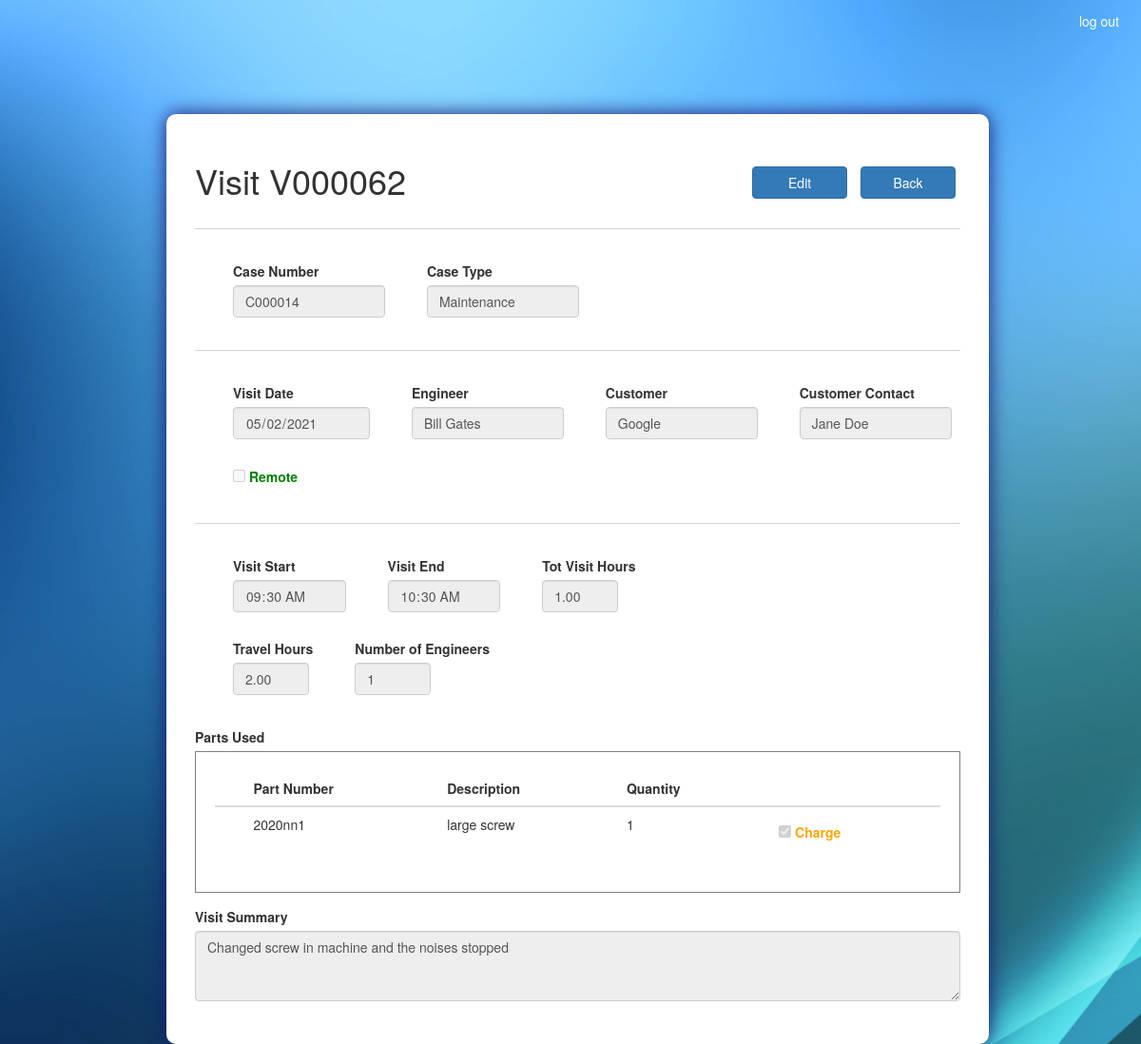
Page /visit/V000062/ (signed in) on the committed database.
### ASISupport_app/models.py (models this page shows, shortened)
class Visit(models.Model):
	visit_num 				= models.CharField(max_length=100, primary_key=True)
	case_num 				= models.ForeignKey(Case, on_delete=models.CASCADE)
	create_date 			= models.DateTimeField(default=timezone.now)
	visit_date 				= models.DateTimeField(default = timezone.now)
	engineer 				= models.ForeignKey(Employee, on_delete=models.CASCADE)
	customer 				= models.ForeignKey(Customer, on_delete=models.CASCADE)
	customer_contact 		= models.CharField(max_length=100)
	remote 					=  models.BooleanField(default=False)
	visit_start 			= models.TimeField()
	visit_end 				= models.TimeField()
	travel_hours 			= models.DecimalField(max_digits=20, decimal_places=2, default=0.00)
	num_of_engineers 		= models.IntegerField(blank=True, null=True, default=1)
	visit_summary 			= models.TextField()
	def sum_visit_hours(self):
		self.tot_visit_hours = (datetime.strptime(str(self.visit_end), '%H:%M:%S') - datetime.strptime(str(self.visit_start), '%H:%M:%S')).seconds / 3600

class Case(models.Model):
	TYPES = (
		('Support', 'Support'),
		('Training', 'Training'),
		('Maintenance', 'Maintenance'),
		('installation','Installation')
	)
	STATUSES = (
		('Open', 'Open'),
		('Resolved', 'Resolved'),
		('Closed', 'Closed'),
		('On Hold','On Hold'),
		('Cancelled','Cancelled')
	)
	case_num 				= models.CharField(max_length=100, primary_key=True)
	case_type 				= models.CharField(max_length=100, choices=TYPES)
	status 					= models.CharField(max_length=100, choices=STATUSES)
	create_date 			= models.DateTimeField(default=timezone.now)
	target_date 			= models.DateField()
	actual_date 			= models.DateField(blank=True, null=True)
	case_manager 			= models.ForeignKey(Employee, on_delete=models.CASCADE)
	machine_down 			= models.BooleanField(default=False)
	customer 				= models.ForeignKey(Customer, on_delete=models.CASCADE)
	customer_contact 		= models.CharField(max_length=100)
	case_description 		= models.TextField()
	cancellation_reason 	= models.TextField(blank=True, null=True)
	on_hold_reason 			= models.TextField(blank=True, null=True)
	def __str__(self):
		return self.case_num

class Employee(models.Model):
	employee_id 			= models.CharField(max_length=100, primary_key=True)
	first_name 				= models.CharField(max_length=100)
	last_name 				= models.CharField(max_length=100)
	phone_number 			= models.CharField(max_length=100)
	email 					= models.EmailField(max_length=254, unique = True)
	password 				= models.CharField(max_length=100)
	def __str__(self):
		return f'{self.first_name} {self.last_name}'
		'''note: must be unique for case creation unique'''

class Customer(models.Model):
	customer_name 			= models.CharField(max_length=100, primary_key=True)
	def __str__(self):
		return self.customer_name

class VisitParts(models.Model):
	visit_num 				= models.ForeignKey(Visit, on_delete=models.CASCADE)
	part_pn 				= models.ForeignKey(Parts, on_delete=models.CASCADE)
	qty 					= models.IntegerField(blank=True, null=True)
	charge 					= models.BooleanField(default=False)

class Parts(models.Model):
	part_pn 				= models.CharField(max_length=100, primary_key=True)
	part_description 		= models.TextField()
	def __str__(self):
		return self.part_pn

### ASISupport_app/views.py (the view, shortened to what this page needs)
# urls.py: path('visit/<id>/', views.visit_view, name = 'view_visit'),
@login_required(login_url='/accounts/login/')
def visit_view(request, id):
	state = 'view'
	visit = Visit.objects.get(visit_num=id)
	employees = Employee.objects.all()
	if request.method == 'POST' and 'back_btn' in request.POST:
		return redirect('ASISupport_app:view_case', id=visit.case_num)
	visit.sum_visit_hours()
	case = Case.objects.get(case_num=visit.case_num)
	visit_parts_lst = VisitParts.objects.filter(visit_num=id)
	visit_part_pn_lst = [vp.part_pn for vp in visit_parts_lst]
	parts_in_visit = Parts.objects.filter(part_pn__in=visit_part_pn_lst)
	part_description_dict = {VisitParts.objects.get(visit_num=id, part_pn=part.part_pn):part.part_description for part in parts_in_visit}
	parts = Parts.objects.all()
	parts_dict = {part.part_pn:part.part_description for part in parts}
	''' roles '''
	groups = list(request.user.groups.values_list('name',flat = True))
	''' restrict permits '''
	permit_edit = ('Manager' in groups) or ('Support' in groups)
	edit = False
	permit_visit_date = False
	permit_engineer = False
	permit_customer_contact = False
	permit_remote = False
	permit_visit_start = False
	permit_visit_end = False
	permit_travel_hours = False
	permit_num_of_engineers = False
	permit_visit_summary = False
	permit_parts_add = False
	permit_parts_delete = False
	return render(request, 'ASISupport_app/visit.html', locals())

### templates/ASISupport_app/visit.html (shortened to what this page needs)
<!DOCTYPE html>
{% extends "ASISupport_app/base.html" %}
{% load static %}
{% block head_block %}
	<link rel="stylesheet" type="text/css" href="{% static 'css/visit.css' %}">
{% endblock %}
{% block body_block %}
	<section class="col-sm-1 col-sm-10 col-sm-1">
		{% if state == 'view' %}
			<form class="form-container" action="{% url 'ASISupport_app:view_visit' visit.visit_num %}" method="POST">
				<div>
					<h1 class="inline_it">Visit {{ visit.visit_num }}</h1>
					<div class="action_btn">
						{% if permit_edit %}
							<button type="submit" name="edit_btn" class="btn btn-primary">Edit</button>
						{% endif %}
						<button type="submit" name="back_btn" class="btn btn-primary">Back</button>
					</div>
				</div>
				<hr class="solid">
				<div>
					<div class="inline_it inline_spacing">
						<div>
							<label for="case_num">Case Number</label>
						</div>
							<input class="form-control text_bar" id="case_num" type="text" value="{{ visit.case_num }}" disabled>
					</div>
					<div class="inline_it inline_spacing">
						<div>
							<label for="case_type">Case Type</label>
						</div>
							<input class="form-control text_bar" id="case_type" type="text" value="{{ case.case_type }}" disabled>
					</div>
				</div>
				<hr class="solid">
				<div class="inline_it inline_spacing">
					<div>
						<label for="visit_date">Visit Date</label>
					</div>
					<input class="form-control datepicker" id="visit_date" type="date" value="{{ visit.visit_date|date:'Y-m-d' }}" {% if permit_visit_date %} name="visit_date" {% else %} disabled {% endif %}>
				</div>
				<div class="inline_it inline_spacing">
					<div>
						<label for="Engineer">Engineer</label>
					</div>
					{% if not permit_engineer %}
						<input class="form-control text_bar" type="text" value="{{ visit.engineer }}" disabled>
					{% endif %}
				</div>
				<div class="inline_it inline_spacing">
					<div>
						<label for="customer">Customer</label>
					</div>
						<input class="form-control text_bar" id="customer" type="text" value="{{ case.customer }}" disabled>
				</div>
				<div class="inline_it inline_spacing">
					<div>
						<label for="customer_contact">Customer Contact</label>
					</div>
						<input class="form-control text_bar" id="customer_contact" type="text" value="{{ visit.customer_contact }}" {% if permit_customer_contact %} name="customer_contact" {% else %} disabled {% endif %}>
				</div>
				<div class="inline_it inline_spacing remote_cb">
					<input type="checkbox" id="remote" {% if visit.remote %} checked {% endif %} {% if permit_remote %} name="remote" {% else %} disabled {% endif %}>
					<label for="remote">Remote</label>
				</div>
				<hr class="solid">
				<div>
					<div class="inline_it inline_spacing">
						<div>
							<label for="visit_start">Visit Start</label>
						</div>
						<input class="form-control datepicker" id="visit_start" type="time" value="{{ visit.visit_start|time:'H:i' }}" {% if permit_visit_start %} name="visit_start" onchange="calculateTime()" {% else %} disabled {% endif %}>
					</div>
					<div class="inline_it inline_spacing">
						<div>
							<label for="visit_end">Visit End</label>
						</div>
						<input class="form-control datepicker" id="visit_end" type="time" value="{{ visit.visit_end|time:'H:i' }}" {% if permit_visit_end %} name="visit_end" onchange="calculateTime()" {% else %} disabled {% endif %}>
					</div>
					<div class="inline_it inline_spacing">
						<div>
							<label for="visit_hours">Tot Visit Hours</label>
						</div>
						<input class="form-control int_bar" id="visit_hours" type="text" value="{{ visit.tot_visit_hours|floatformat:2 }}" disabled>
					</div>
				</div>
				<div>
					<div class="inline_it inline_spacing">
						<div>
							<label for="travel_hours">Travel Hours</label>
						</div>
						<input class="form-control int_bar" id="travel_hours" type="text" value="{{ visit.travel_hours|floatformat:2 }}" {% if permit_travel_hours %} name="travel_hours" {% else %} disabled {% endif %}>
					</div>
					<div class="inline_it inline_spacing">
						<div>
							<label for="num_of_engineers">Number of Engineers</label>
						</div>
						<input class="form-control int_bar" id="num_of_engineers" type="text" value="{{ visit.num_of_engineers }}" {% if permit_num_of_engineers %} name="num_of_engineers" {% else %} disabled {% endif %}>
					</div>
				</div>
				<div class="spacing">
					<label>Parts Used</label>
					<div class="parts_lst">
						<table class="table table-hover" id="parts_used_tbl">
							<thead>
								<tr>
									<th scope="col"></th>
									<th scope="col">Part Number</th>
						    		<th scope="col">Description</th>
						    		<th scope="col">Quantity</th>
						    		<th scope="col"></th>
						    	</tr>
							</thead>
							{% if not permit_parts_delete and not permit_parts_add %}
								<tbody>
									{% for visit_part, description in part_description_dict.items %}
											<tr>
												<td></td>
												<td>{{ visit_part.part_pn }}</td>
												<td>{{ description }}</td>
												<td>{{ visit_part.qty }}</td>
												<td>
													<div class="form-check charge_cb">
														<input type="checkbox" id="charge" {% if visit_part.charge %} checked {% endif %} disabled>
														<label for="charge">Charge</label>
													</div>
												</td>
											</tr>
									{% endfor %}
								</tbody>
							{% endif %}
						</table>
					</div>
				</div>
				<div class="form-group description_bar">
					<label for="visit_summary">Visit Summary</label>
					<textarea class="form-control" id="visit_summary" rows="3" {% if permit_visit_summary %} name="visit_summary" {% else %} disabled {% endif %}>{{ visit.visit_summary }}</textarea>
				</div>
			</form>
		{% endif %}
	</section>
{% endblock %}

### static/css/base.css (style rules this page uses)
body { background-image: url('/static/images/Background1.jpg'); background-repeat: no-repeat; background-attachment: fixed; background-size: cover; }
.form-container { position: absolute; top: 15vh; background: #fff; padding: 30px; border-radius: 10px; box-shadow: 0px 0px 20px 0px #191970; }
hr.solid { border-top: 1px solid LightGray; }
.inline_it { display: inline-block; }

### static/css/visit.css (style rules this page uses)
.form-container { margin: 0px 60px 0px; }
.inline_spacing { margin: 14px 0px; padding: 0px 0px 0px 40px; }
.text_bar { width: 160px; }
.int_bar { width: 80px; }
.action_btn { float: right; margin-top: 20px; }
.action_btn button { width: 100px; margin: 5px; }
.remote_cb { color: green; }
.charge_cb { color: orange; margin-top: 7px; }
.spacing { padding-top: 20px; }
.parts_lst { border: 1px solid gray; padding: 20px; width: 100%; }
.description_bar { margin: 15px 0px 15px 0px; }

### rows in the picture
Visit: visit_num "V000062", case_num "C000014", visit_date "05/02/2021", engineer "Bill Gates", customer_contact "Jane Doe", visit_start "09:30", visit_end "10:30", tot_visit_hours "1.00", travel_hours "2.00", num_of_engineers "1", visit_summary "Changed screw in machine and the noises stopped"
Case: case_type "Maintenance", customer "Google"
VisitParts: part_pn "2020nn1", part_description "large screw", qty "1", charge "☑"
